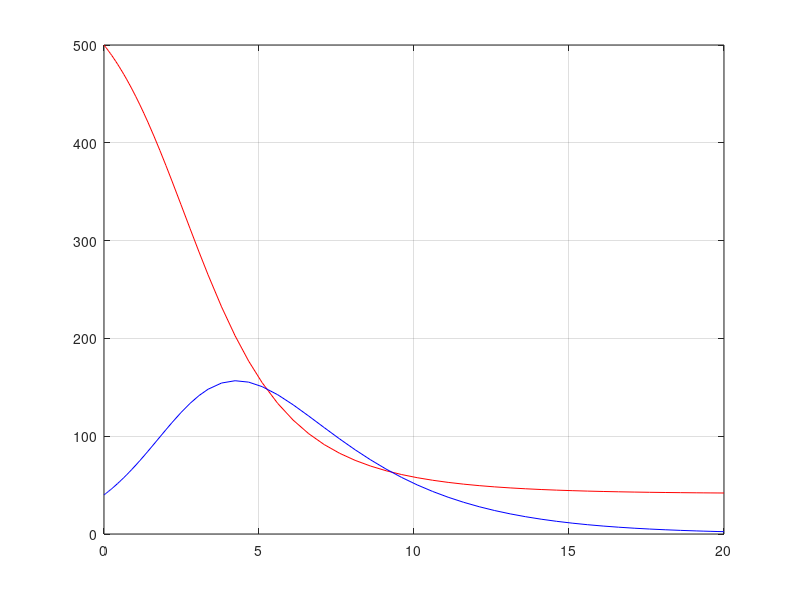

Write MATLAB code to recreate this figure.
function c_pe_epidemic
global beta gamma N;

tend=20; %end time to run the simulation
u0=[500;40]; %initial conditions as a column vector
beta=0.002; gamma=0.4;
[tsol,usol]=ode45(@rhs,[0,tend],u0);
Ssol=usol(:,1); Isol=usol(:,2);
plot(tsol,Ssol,'r'); hold on; plot(tsol,Isol,'b');
grid on;
max(Isol)
Ssol(length(Ssol))

function udash=rhs(t,u)
global beta gamma N;
S=u(1); I=u(2);
lambda=beta*I;
Sdash=-lambda*S;
Idash=lambda*S-gamma*I;
udash=[Sdash;Idash];
